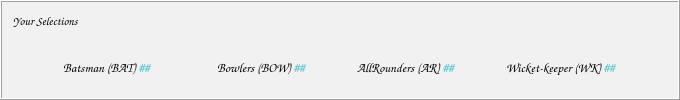
       <widget class="QFrame" name="mv1Fv">
        <property name="sizePolicy">
         <sizepolicy hsizetype="Preferred" vsizetype="Preferred">
          <horstretch>0</horstretch>
          <verstretch>0</verstretch>
         </sizepolicy>
        </property>
        <property name="minimumSize">
         <size>
          <width>0</width>
          <height>70</height>
         </size>
        </property>
        <property name="maximumSize">
         <size>
          <width>16777215</width>
          <height>206</height>
         </size>
        </property>
        <property name="sizeIncrement">
         <size>
          <width>0</width>
          <height>0</height>
         </size>
        </property>
        <property name="palette">
         <palette>
          <active>
           <colorrole role="Base">
            <brush brushstyle="SolidPattern">
             <color alpha="255">
              <red>255</red>
              <green>255</green>
              <blue>255</blue>
             </color>
            </brush>
           </colorrole>
           <colorrole role="Window">
            <brush brushstyle="SolidPattern">
             <color alpha="255">
              <red>241</red>
              <green>241</green>
              <blue>241</blue>
             </color>
            </brush>
           </colorrole>
          </active>
          <inactive>
           <colorrole role="Base">
            <brush brushstyle="SolidPattern">
             <color alpha="255">
              <red>255</red>
              <green>255</green>
              <blue>255</blue>
             </color>
            </brush>
           </colorrole>
           <colorrole role="Window">
            <brush brushstyle="SolidPattern">
             <color alpha="255">
              <red>241</red>
              <green>241</green>
              <blue>241</blue>
             </color>
            </brush>
           </colorrole>
          </inactive>
          <disabled>
           <colorrole role="Base">
            <brush brushstyle="SolidPattern">
             <color alpha="255">
              <red>241</red>
              <green>241</green>
              <blue>241</blue>
             </color>
            </brush>
           </colorrole>
           <colorrole role="Window">
            <brush brushstyle="SolidPattern">
             <color alpha="255">
              <red>241</red>
              <green>241</green>
              <blue>241</blue>
             </color>
            </brush>
           </colorrole>
          </disabled>
         </palette>
        </property>
        <property name="autoFillBackground">
         <bool>true</bool>
        </property>
        <property name="frameShape">
         <enum>QFrame::Box</enum>
        </property>
        <property name="frameShadow">
         <enum>QFrame::Raised</enum>
        </property>
        <layout class="QVBoxLayout" name="verticalLayout_8">
         <property name="spacing">
          <number>6</number>
         </property>
         <item alignment="Qt::AlignLeft|Qt::AlignTop">
          <widget class="QLabel" name="mv1fvL1">
           <property name="font">
            <font>
             <family>Comic Sans MS</family>
             <pointsize>9</pointsize>
            </font>
           </property>
           <property name="text">
            <string>Your Selections</string>
           </property>
          </widget>
         </item>
         <item>
          <layout class="QHBoxLayout" name="horizontalLayout">
           <property name="spacing">
            <number>0</number>
           </property>
           <property name="bottomMargin">
            <number>6</number>
           </property>
           <item>
            <spacer name="horizontalSpacer_3">
             <property name="orientation">
              <enum>Qt::Horizontal</enum>
             </property>
             <property name="sizeType">
              <enum>QSizePolicy::Maximum</enum>
             </property>
             <property name="sizeHint" stdset="0">
              <size>
               <width>50</width>
               <height>20</height>
              </size>
             </property>
            </spacer>
           </item>
           <item>
            <widget class="QLabel" name="label_8">
             <property name="sizePolicy">
              <sizepolicy hsizetype="Minimum" vsizetype="Preferred">
               <horstretch>0</horstretch>
               <verstretch>0</verstretch>
              </sizepolicy>
             </property>
             <property name="font">
              <font>
               <family>Comic Sans MS</family>
               <pointsize>10</pointsize>
               <weight>75</weight>
               <bold>true</bold>
              </font>
             </property>
             <property name="text">
              <string>Batsman (BAT)</string>
             </property>
             <property name="margin">
              <number>3</number>
             </property>
            </widget>
           </item>
           <item alignment="Qt::AlignHCenter">
            <widget class="QLabel" name="batVal">
             <property name="sizePolicy">
              <sizepolicy hsizetype="Minimum" vsizetype="Preferred">
               <horstretch>0</horstretch>
               <verstretch>0</verstretch>
              </sizepolicy>
             </property>
             <property name="minimumSize">
              <size>
               <width>29</width>
               <height>0</height>
              </size>
             </property>
             <property name="palette">
              <palette>
               <active>
                <colorrole role="WindowText">
                 <brush brushstyle="SolidPattern">
                  <color alpha="255">
                   <red>68</red>
                   <green>193</green>
                   <blue>202</blue>
                  </color>
                 </brush>
                </colorrole>
               </active>
               <inactive>
                <colorrole role="WindowText">
                 <brush brushstyle="SolidPattern">
                  <color alpha="255">
                   <red>68</red>
                   <green>193</green>
                   <blue>202</blue>
                  </color>
                 </brush>
                </colorrole>
               </inactive>
               <disabled>
                <colorrole role="WindowText">
                 <brush brushstyle="SolidPattern">
                  <color alpha="255">
                   <red>120</red>
                   <green>120</green>
                   <blue>120</blue>
                  </color>
                 </brush>
                </colorrole>
               </disabled>
              </palette>
             </property>
             <property name="font">
              <font>
               <family>Comic Sans MS</family>
               <pointsize>10</pointsize>
               <italic>false</italic>
              </font>
             </property>
             <property name="text">
              <string>##</string>
             </property>
             <property name="margin">
              <number>3</number>
             </property>
            </widget>
           </item>
           <item>
            <spacer name="horizontalSpacer_4">
             <property name="orientation">
              <enum>Qt::Horizontal</enum>
             </property>
             <property name="sizeType">
              <enum>QSizePolicy::Maximum</enum>
             </property>
             <property name="sizeHint" stdset="0">
              <size>
               <width>50</width>
               <height>20</height>
              </size>
             </property>
            </spacer>
           </item>
           <item alignment="Qt::AlignLeft">
            <widget class="QLabel" name="label_6">
             <property name="sizePolicy">
              <sizepolicy hsizetype="Minimum" vsizetype="Preferred">
               <horstretch>0</horstretch>
               <verstretch>0</verstretch>
              </sizepolicy>
             </property>
             <property name="minimumSize">
              <size>
               <width>0</width>
               <height>0</height>
              </size>
             </property>
             <property name="font">
              <font>
               <family>Comic Sans MS</family>
               <pointsize>10</pointsize>
               <weight>75</weight>
               <bold>true</bold>
              </font>
             </property>
             <property name="text">
              <string>Bowlers (BOW)</string>
             </property>
             <property name="margin">
              <number>3</number>
             </property>
            </widget>
           </item>
           <item alignment="Qt::AlignLeft">
            <widget class="QLabel" name="bowVal">
             <property name="sizePolicy">
              <sizepolicy hsizetype="Minimum" vsizetype="Preferred">
               <horstretch>0</horstretch>
               <verstretch>0</verstretch>
              </sizepolicy>
             </property>
             <property name="palette">
              <palette>
               <active>
                <colorrole role="WindowText">
                 <brush brushstyle="SolidPattern">
                  <color alpha="255">
                   <red>68</red>
                   <green>193</green>
                   <blue>202</blue>
                  </color>
                 </brush>
                </colorrole>
               </active>
               <inactive>
                <colorrole role="WindowText">
                 <brush brushstyle="SolidPattern">
                  <color alpha="255">
                   <red>68</red>
                   <green>193</green>
                   <blue>202</blue>
                  </color>
                 </brush>
                </colorrole>
               </inactive>
               <disabled>
                <colorrole role="WindowText">
                 <brush brushstyle="SolidPattern">
                  <color alpha="255">
                   <red>120</red>
                   <green>120</green>
                   <blue>120</blue>
                  </color>
                 </brush>
                </colorrole>
               </disabled>
              </palette>
             </property>
             <property name="font">
              <font>
               <family>Comic Sans MS</family>
               <pointsize>10</pointsize>
              </font>
             </property>
             <property name="text">
              <string>##</string>
             </property>
             <property name="margin">
              <number>3</number>
             </property>
            </widget>
           </item>
           <item>
            <spacer name="horizontalSpacer_5">
             <property name="orientation">
              <enum>Qt::Horizontal</enum>
             </property>
             <property name="sizeType">
              <enum>QSizePolicy::Maximum</enum>
             </property>
             <property name="sizeHint" stdset="0">
              <size>
               <width>50</width>
               <height>20</height>
              </size>
             </property>
            </spacer>
           </item>
           <item alignment="Qt::AlignLeft">
            <widget class="QLabel" name="label_4">
             <property name="sizePolicy">
              <sizepolicy hsizetype="Minimum" vsizetype="Preferred">
               <horstretch>0</horstretch>
               <verstretch>0</verstretch>
              </sizepolicy>
             </property>
             <property name="font">
              <font>
               <family>Comic Sans MS</family>
               <pointsize>10</pointsize>
               <weight>75</weight>
               <bold>true</bold>
              </font>
             </property>
             <property name="text">
              <string>AllRounders (AR)</string>
             </property>
             <property name="margin">
              <number>3</number>
             </property>
            </widget>
           </item>
           <item alignment="Qt::AlignLeft">
            <widget class="QLabel" name="arVal">
             <property name="sizePolicy">
              <sizepolicy hsizetype="Minimum" vsizetype="Preferred">
               <horstretch>0</horstretch>
               <verstretch>0</verstretch>
              </sizepolicy>
             </property>
             <property name="palette">
              <palette>
               <active>
                <colorrole role="WindowText">
                 <brush brushstyle="SolidPattern">
                  <color alpha="255">
                   <red>68</red>
                   <green>193</green>
                   <blue>202</blue>
                  </color>
                 </brush>
                </colorrole>
               </active>
               <inactive>
                <colorrole role="WindowText">
                 <brush brushstyle="SolidPattern">
                  <color alpha="255">
                   <red>68</red>
                   <green>193</green>
                   <blue>202</blue>
                  </color>
                 </brush>
                </colorrole>
               </inactive>
               <disabled>
                <colorrole role="WindowText">
                 <brush brushstyle="SolidPattern">
                  <color alpha="255">
                   <red>120</red>
                   <green>120</green>
                   <blue>120</blue>
                  </color>
                 </brush>
                </colorrole>
               </disabled>
              </palette>
             </property>
             <property name="font">
              <font>
               <family>Comic Sans MS</family>
               <pointsize>10</pointsize>
              </font>
             </property>
             <property name="text">
              <string>##</string>
             </property>
             <property name="margin">
              <number>3</number>
             </property>
            </widget>
           </item>
           <item>
            <spacer name="horizontalSpacer_6">
             <property name="orientation">
              <enum>Qt::Horizontal</enum>
             </property>
             <property name="sizeType">
              <enum>QSizePolicy::Maximum</enum>
             </property>
             <property name="sizeHint" stdset="0">
              <size>
               <width>50</width>
               <height>20</height>
              </size>
             </property>
            </spacer>
           </item>
           <item alignment="Qt::AlignLeft">
            <widget class="QLabel" name="label_2">
             <property name="sizePolicy">
              <sizepolicy hsizetype="Minimum" vsizetype="Preferred">
               <horstretch>0</horstretch>
               <verstretch>0</verstretch>
              </sizepolicy>
             </property>
             <property name="font">
              <font>
               <family>Comic Sans MS</family>
               <pointsize>10</pointsize>
               <weight>75</weight>
               <bold>true</bold>
              </font>
             </property>
             <property name="text">
              <string>Wicket-keeper (WK)</string>
             </property>
             <property name="margin">
              <number>3</number>
             </property>
            </widget>
           </item>
           <item alignment="Qt::AlignLeft">
            <widget class="QLabel" name="wkVal">
             <property name="sizePolicy">
              <sizepolicy hsizetype="Minimum" vsizetype="Preferred">
               <horstretch>0</horstretch>
               <verstretch>0</verstretch>
              </sizepolicy>
             </property>
             <property name="palette">
              <palette>
               <active>
                <colorrole role="WindowText">
                 <brush brushstyle="SolidPattern">
                  <color alpha="255">
                   <red>68</red>
                   <green>193</green>
                   <blue>202</blue>
                  </color>
                 </brush>
                </colorrole>
               </active>
               <inactive>
                <colorrole role="WindowText">
                 <brush brushstyle="SolidPattern">
                  <color alpha="255">
                   <red>68</red>
                   <green>193</green>
                   <blue>202</blue>
                  </color>
                 </brush>
                </colorrole>
               </inactive>
               <disabled>
                <colorrole role="WindowText">
                 <brush brushstyle="SolidPattern">
                  <color alpha="255">
                   <red>120</red>
                   <green>120</green>
                   <blue>120</blue>
                  </color>
                 </brush>
                </colorrole>
               </disabled>
              </palette>
             </property>
             <property name="font">
              <font>
               <family>Comic Sans MS</family>
               <pointsize>10</pointsize>
              </font>
             </property>
             <property name="text">
              <string>##</string>
             </property>
             <property name="margin">
              <number>3</number>
             </property>
            </widget>
           </item>
           <item>
            <spacer name="horizontalSpacer_7">
             <property name="orientation">
              <enum>Qt::Horizontal</enum>
             </property>
             <property name="sizeType">
              <enum>QSizePolicy::Expanding</enum>
             </property>
             <property name="sizeHint" stdset="0">
              <size>
               <width>50</width>
               <height>20</height>
              </size>
             </property>
            </spacer>
           </item>
          </layout>
         </item>
        </layout>
       </widget>
